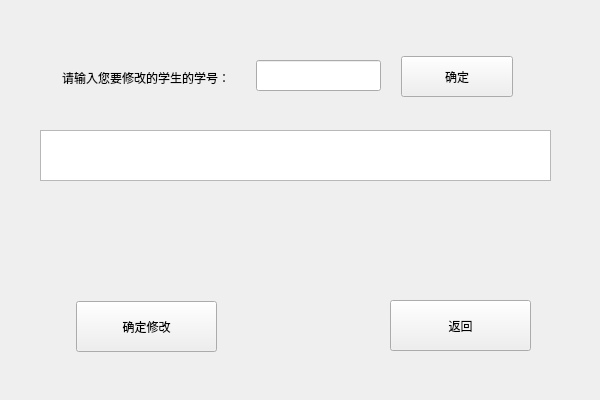
<?xml version="1.0" encoding="UTF-8"?>
<ui version="4.0">
 <class>Find_Information</class>
 <widget class="QWidget" name="Find_Information">
  <property name="geometry">
   <rect>
    <x>0</x>
    <y>0</y>
    <width>600</width>
    <height>400</height>
   </rect>
  </property>
  <property name="minimumSize">
   <size>
    <width>600</width>
    <height>400</height>
   </size>
  </property>
  <property name="maximumSize">
   <size>
    <width>600</width>
    <height>400</height>
   </size>
  </property>
  <property name="windowTitle">
   <string>修改学生信息窗口</string>
  </property>
  <property name="styleSheet">
   <string notr="true"/>
  </property>
  <widget class="QTableWidget" name="tableWidget">
   <property name="geometry">
    <rect>
     <x>40</x>
     <y>130</y>
     <width>511</width>
     <height>51</height>
    </rect>
   </property>
  </widget>
  <widget class="QWidget" name="widget" native="true">
   <property name="geometry">
    <rect>
     <x>50</x>
     <y>50</y>
     <width>469</width>
     <height>61</height>
    </rect>
   </property>
   <widget class="QLabel" name="label">
    <property name="geometry">
     <rect>
      <x>12</x>
      <y>12</y>
      <width>186</width>
      <height>31</height>
     </rect>
    </property>
    <property name="text">
     <string>请输入您要修改的学生的学号：</string>
    </property>
   </widget>
   <widget class="QLineEdit" name="line_id">
    <property name="geometry">
     <rect>
      <x>206</x>
      <y>10</y>
      <width>125</width>
      <height>31</height>
     </rect>
    </property>
   </widget>
   <widget class="QPushButton" name="pushButton">
    <property name="geometry">
     <rect>
      <x>351</x>
      <y>6</y>
      <width>112</width>
      <height>41</height>
     </rect>
    </property>
    <property name="text">
     <string>确定</string>
    </property>
   </widget>
  </widget>
  <widget class="QWidget" name="widget_2" native="true">
   <property name="geometry">
    <rect>
     <x>70</x>
     <y>260</y>
     <width>481</width>
     <height>111</height>
    </rect>
   </property>
   <widget class="QPushButton" name="pushButton_2">
    <property name="geometry">
     <rect>
      <x>320</x>
      <y>40</y>
      <width>141</width>
      <height>51</height>
     </rect>
    </property>
    <property name="text">
     <string>返回</string>
    </property>
   </widget>
   <widget class="QPushButton" name="pushButton_3">
    <property name="geometry">
     <rect>
      <x>6</x>
      <y>41</y>
      <width>141</width>
      <height>51</height>
     </rect>
    </property>
    <property name="text">
     <string>确定修改</string>
    </property>
   </widget>
  </widget>
 </widget>
 <resources/>
 <connections/>
</ui>
